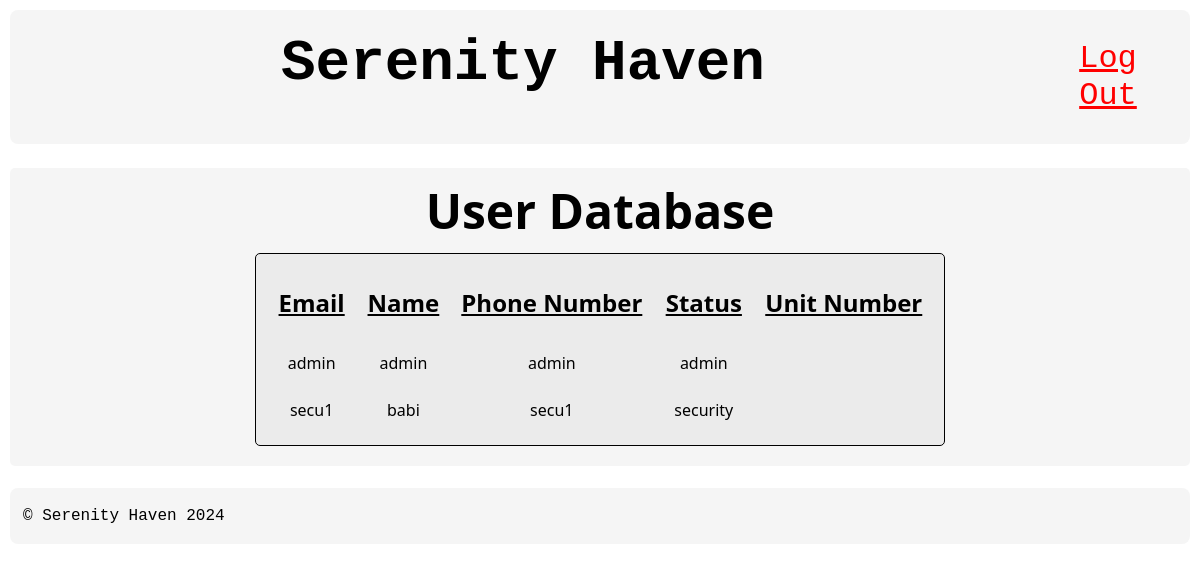
Page /mainpageAdmin.php (signed in) on the earlier database version.
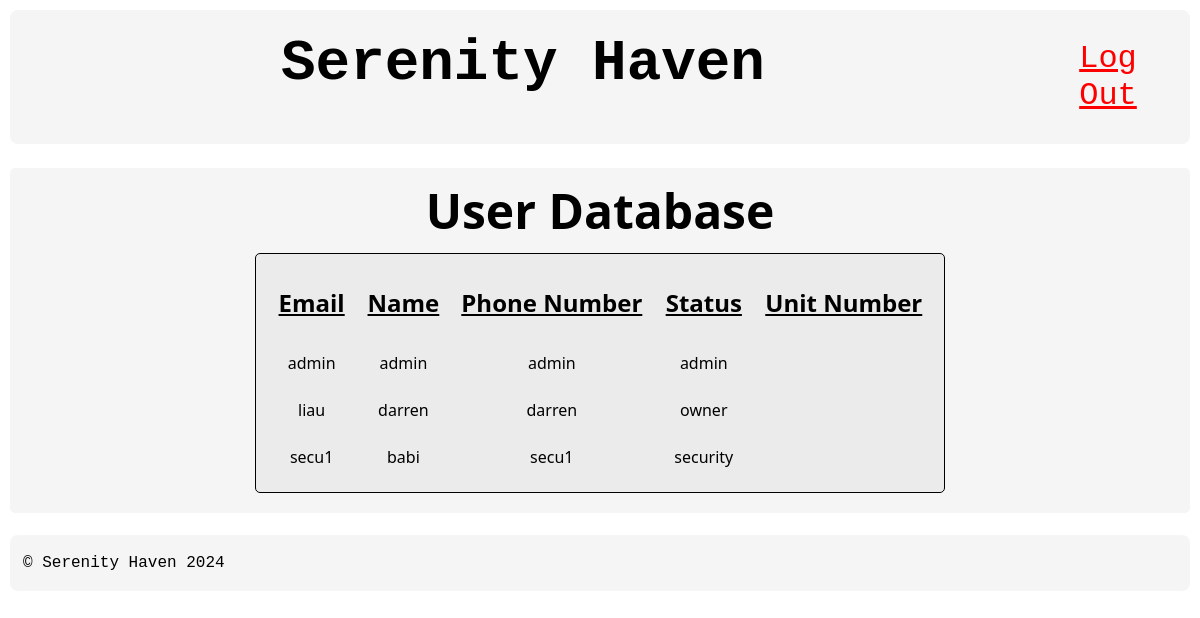
Same page on the later database version.
### tables this page shows
CREATE TABLE `user` (
  `email` varchar(100) NOT NULL,
  `name` varchar(100) NOT NULL,
  `password` varchar(255) NOT NULL,
  `noPhone` varchar(12) DEFAULT NULL,
  `status` varchar(10) NOT NULL,
  `noUnit` varchar(10) DEFAULT NULL
);

### mainpageAdmin.php (the view, shortened to what this page needs)
<!DOCTYPE html>
<html lang="en">
<?php
include("session.php");
include("header2.php");
?>
<head>
</head>
<body>
	<div class="user">
		<h1>User Database</h1>
		<?php
		$query = "SELECT * FROM user";
		$result = mysqli_query($conn, $query) or die(mysql_error());
		if (mysqli_num_rows ($result) > 0)
		{
			echo "<table class='table'>";
			echo "<col>";
			echo "<col>";
			echo "<col>";
			echo "<tr>";
			echo "<th>Email</th>";
			echo "<th>Name</th>";
			echo "<th>Phone Number</th>";
			echo "<th>Status</th>";
			echo "<th>Unit Number</th>";
			while ($row = mysqli_fetch_assoc($result))
			{
				echo "<tr>";
				echo "<td>".$row['email']."</td>";
				echo "<td>".$row['name']."</td>";
				echo "<td>".$row['noPhone']."</td>";
				echo "<td>".$row['status']."</td>";
				echo "<td>".$row['noUnit']."</td>";
				echo "</tr>";
			}
			echo"</table>";
		}
		else{
			echo"<h1><u>No data</u></h1>";
		}
		?>
	</div>
</body>
<?php
include("footer.php");
?>
</html>

### header2.php (shortened to what this page needs)
<!DOCTYPE html>
<html lang="en" class="theme">
<head>
</head>
<body>
<div class="header">
    <div class="left">
		<h1><a href="mainpageUser.php">Serenity Haven</a></h1>
  	</div>
	<div class="right">
		<a href="logout.php">Log Out</a>
	</div>
</div>
</body>
</html>

### footer.php (shortened to what this page needs)
<!DOCTYPE html>
<html lang="en">
<head>
</head>
<body>
	<br>
	<div class="footer">
		<p>© Serenity Haven 2024</p>
	</div>
</body>
</html>

### footer.php (style rules this page uses)
.footer { color: var(--text); background: var(--background); display: flex; font-family: andale mono, monospace; border-radius: 8px; font-size: 100%; padding: 3px; transition: 0.5s; text-align: left; }
.footer p { padding-left: 10px; }

Differences in the rows shown:
added user: email "liau", name "darren", noPhone "darren", status "owner"
